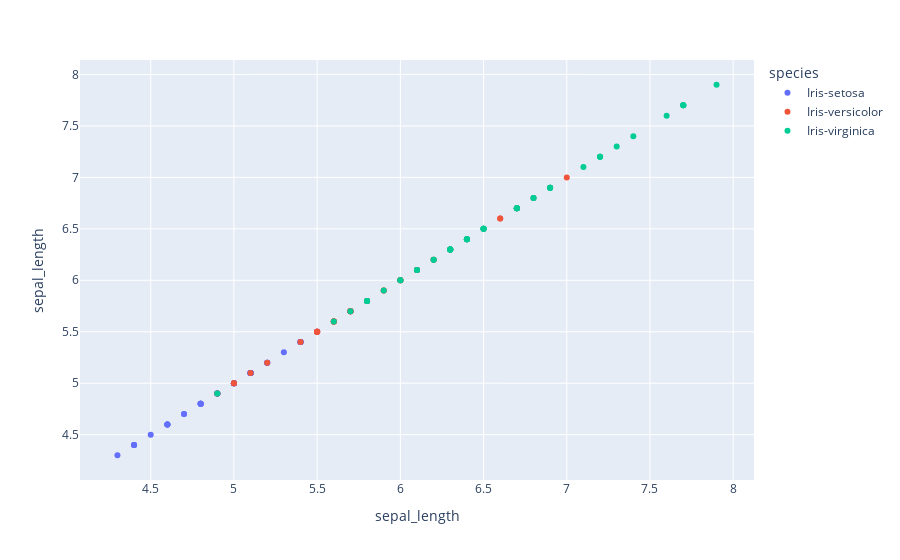
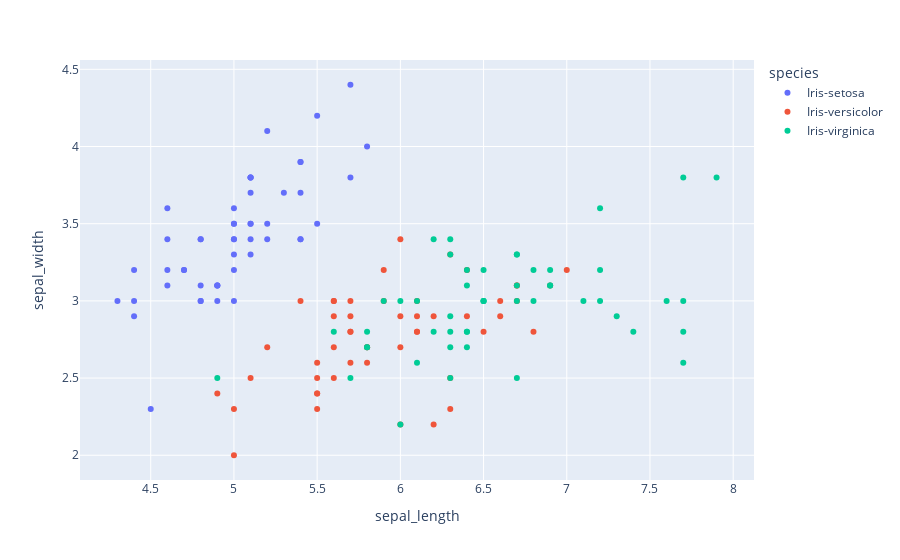
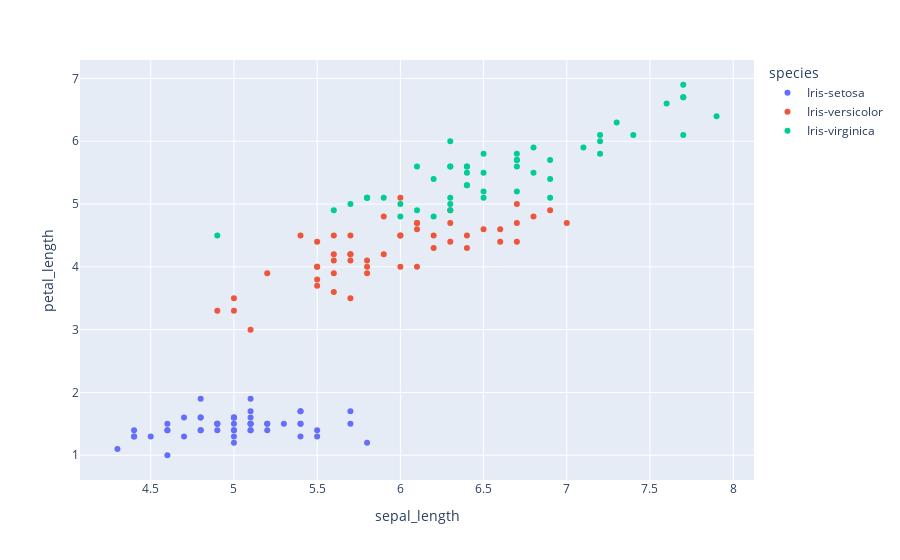
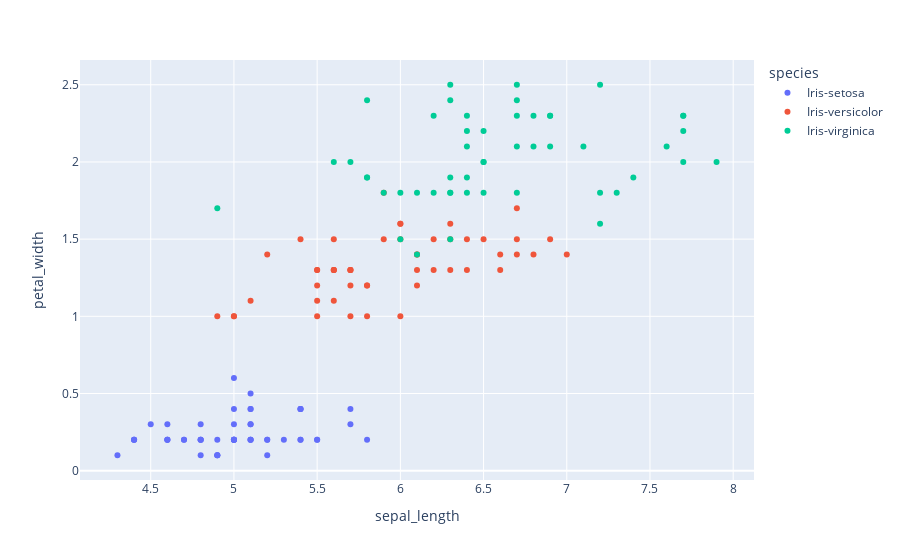

Write notebook code for charts like these, in order.
### Markdown cell above
## Here we Used scatter plot via plotly and seaborn to showcase all possible independent variable graph:
### I have just use scatter plot if you want you can use other graph
### I used Plotly because its more readable

### Code cell
def Plots(a,b):
    sns.scatterplot(data=df, x=a, y=b, hue='species')
    plot = px.scatter(df,x=df[a], y=df[b],color=df['species'],)  # Advanced version to represent scatter plot via plotly
    plt.show()
    plot.show()
tuple([Plots(i,j) for i,j in Possible_outcome])

### Figure 1 — Plotly figure (JSON) as saved in the notebook; plotly's stock layout.template omitted (floating-point values rounded to 4 significant figures)
{"data": [{"hovertemplate": "species=Iris-setosa<br>sepal_length=%{y}<extra></extra>", "legendgroup": "Iris-setosa", "marker": {"color": "#636efa", "symbol": "circle"}, "mode": "markers", "name": "Iris-setosa", "orientation": "v", "showlegend": true, "type": "scatter", "x": [5.1, 4.9, 4.7, 4.6, 5, 5.4, 4.6, 5, 4.4, 4.9, 5.4, 4.8, 4.8, 4.3, 5.8, 5.7, 5.4, 5.1, 5.7, 5.1, 5.4, 5.1, 4.6, 5.1, 4.8, 5, 5, 5.2, 5.2, 4.7, 4.8, 5.4, 5.2, 5.5, 4.9, 5, 5.5, 4.9, 4.4, 5.1, 5, 4.5, 4.4, 5, 5.1, 4.8, 5.1, 4.6, 5.3, 5], "xaxis": "x", "y": [5.1, 4.9, 4.7, 4.6, 5, 5.4, 4.6, 5, 4.4, 4.9, 5.4, 4.8, 4.8, 4.3, 5.8, 5.7, 5.4, 5.1, 5.7, 5.1, 5.4, 5.1, 4.6, 5.1, 4.8, 5, 5, 5.2, 5.2, 4.7, 4.8, 5.4, 5.2, 5.5, 4.9, 5, 5.5, 4.9, 4.4, 5.1, 5, 4.5, 4.4, 5, 5.1, 4.8, 5.1, 4.6, 5.3, 5], "yaxis": "y"}, {"hovertemplate": "species=Iris-versicolor<br>sepal_length=%{y}<extra></extra>", "legendgroup": "Iris-versicolor", "marker": {"color": "#EF553B", "symbol": "circle"}, "mode": "markers", "name": "Iris-versicolor", "orientation": "v", "showlegend": true, "type": "scatter", "x": [7, 6.4, 6.9, 5.5, 6.5, 5.7, 6.3, 4.9, 6.6, 5.2, 5, 5.9, 6, 6.1, 5.6, 6.7, 5.6, 5.8, 6.2, 5.6, 5.9, 6.1, 6.3, 6.1, 6.4, 6.6, 6.8, 6.7, 6, 5.7, 5.5, 5.5, 5.8, 6, 5.4, 6, 6.7, 6.3, 5.6, 5.5, 5.5, 6.1, 5.8, 5, 5.6, 5.7, 5.7, 6.2, 5.1, 5.7], "xaxis": "x", "y": [7, 6.4, 6.9, 5.5, 6.5, 5.7, 6.3, 4.9, 6.6, 5.2, 5, 5.9, 6, 6.1, 5.6, 6.7, 5.6, 5.8, 6.2, 5.6, 5.9, 6.1, 6.3, 6.1, 6.4, 6.6, 6.8, 6.7, 6, 5.7, 5.5, 5.5, 5.8, 6, 5.4, 6, 6.7, 6.3, 5.6, 5.5, 5.5, 6.1, 5.8, 5, 5.6, 5.7, 5.7, 6.2, 5.1, 5.7], "yaxis": "y"}, {"hovertemplate": "species=Iris-virginica<br>sepal_length=%{y}<extra></extra>", "legendgroup": "Iris-virginica", "marker": {"color": "#00cc96", "symbol": "circle"}, "mode": "markers", "name": "Iris-virginica", "orientation": "v", "showlegend": true, "type": "scatter", "x": [6.3, 5.8, 7.1, 6.3, 6.5, 7.6, 4.9, 7.3, 6.7, 7.2, 6.5, 6.4, 6.8, 5.7, 5.8, 6.4, 6.5, 7.7, 7.7, 6, 6.9, 5.6, 7.7, 6.3, 6.7, 7.2, 6.2, 6.1, 6.4, 7.2, 7.4, 7.9, 6.4, 6.3, 6.1, 7.7, 6.3, 6.4, 6, 6.9, 6.7, 6.9, 5.8, 6.8, 6.7, 6.7, 6.3, 6.5, 6.2, 5.9], "xaxis": "x", "y": [6.3, 5.8, 7.1, 6.3, 6.5, 7.6, 4.9, 7.3, 6.7, 7.2, 6.5, 6.4, 6.8, 5.7, 5.8, 6.4, 6.5, 7.7, 7.7, 6, 6.9, 5.6, 7.7, 6.3, 6.7, 7.2, 6.2, 6.1, 6.4, 7.2, 7.4, 7.9, 6.4, 6.3, 6.1, 7.7, 6.3, 6.4, 6, 6.9, 6.7, 6.9, 5.8, 6.8, 6.7, 6.7, 6.3, 6.5, 6.2, 5.9], "yaxis": "y"}], "layout": {"autosize": true, "legend": {"title": {"text": "species"}, "tracegroupgap": 0}, "margin": {"t": 60}, "xaxis": {"anchor": "y", "autorange": true, "domain": [0, 1], "range": [4.085, 8.115], "title": {"text": "sepal_length"}, "type": "linear"}, "yaxis": {"anchor": "x", "autorange": true, "domain": [0, 1], "range": [4.021, 8.179], "title": {"text": "sepal_length"}, "type": "linear"}}}

### Figure 2 — Plotly figure (JSON) as saved in the notebook; plotly's stock layout.template omitted (floating-point values rounded to 4 significant figures)
{"data": [{"hovertemplate": "species=Iris-setosa<br>sepal_length=%{x}<br>sepal_width=%{y}<extra></extra>", "legendgroup": "Iris-setosa", "marker": {"color": "#636efa", "symbol": "circle"}, "mode": "markers", "name": "Iris-setosa", "orientation": "v", "showlegend": true, "type": "scatter", "x": [5.1, 4.9, 4.7, 4.6, 5, 5.4, 4.6, 5, 4.4, 4.9, 5.4, 4.8, 4.8, 4.3, 5.8, 5.7, 5.4, 5.1, 5.7, 5.1, 5.4, 5.1, 4.6, 5.1, 4.8, 5, 5, 5.2, 5.2, 4.7, 4.8, 5.4, 5.2, 5.5, 4.9, 5, 5.5, 4.9, 4.4, 5.1, 5, 4.5, 4.4, 5, 5.1, 4.8, 5.1, 4.6, 5.3, 5], "xaxis": "x", "y": [3.5, 3, 3.2, 3.1, 3.6, 3.9, 3.4, 3.4, 2.9, 3.1, 3.7, 3.4, 3, 3, 4, 4.4, 3.9, 3.5, 3.8, 3.8, 3.4, 3.7, 3.6, 3.3, 3.4, 3, 3.4, 3.5, 3.4, 3.2, 3.1, 3.4, 4.1, 4.2, 3.1, 3.2, 3.5, 3.1, 3, 3.4, 3.5, 2.3, 3.2, 3.5, 3.8, 3, 3.8, 3.2, 3.7, 3.3], "yaxis": "y"}, {"hovertemplate": "species=Iris-versicolor<br>sepal_length=%{x}<br>sepal_width=%{y}<extra></extra>", "legendgroup": "Iris-versicolor", "marker": {"color": "#EF553B", "symbol": "circle"}, "mode": "markers", "name": "Iris-versicolor", "orientation": "v", "showlegend": true, "type": "scatter", "x": [7, 6.4, 6.9, 5.5, 6.5, 5.7, 6.3, 4.9, 6.6, 5.2, 5, 5.9, 6, 6.1, 5.6, 6.7, 5.6, 5.8, 6.2, 5.6, 5.9, 6.1, 6.3, 6.1, 6.4, 6.6, 6.8, 6.7, 6, 5.7, 5.5, 5.5, 5.8, 6, 5.4, 6, 6.7, 6.3, 5.6, 5.5, 5.5, 6.1, 5.8, 5, 5.6, 5.7, 5.7, 6.2, 5.1, 5.7], "xaxis": "x", "y": [3.2, 3.2, 3.1, 2.3, 2.8, 2.8, 3.3, 2.4, 2.9, 2.7, 2, 3, 2.2, 2.9, 2.9, 3.1, 3, 2.7, 2.2, 2.5, 3.2, 2.8, 2.5, 2.8, 2.9, 3, 2.8, 3, 2.9, 2.6, 2.4, 2.4, 2.7, 2.7, 3, 3.4, 3.1, 2.3, 3, 2.5, 2.6, 3, 2.6, 2.3, 2.7, 3, 2.9, 2.9, 2.5, 2.8], "yaxis": "y"}, {"hovertemplate": "species=Iris-virginica<br>sepal_length=%{x}<br>sepal_width=%{y}<extra></extra>", "legendgroup": "Iris-virginica", "marker": {"color": "#00cc96", "symbol": "circle"}, "mode": "markers", "name": "Iris-virginica", "orientation": "v", "showlegend": true, "type": "scatter", "x": [6.3, 5.8, 7.1, 6.3, 6.5, 7.6, 4.9, 7.3, 6.7, 7.2, 6.5, 6.4, 6.8, 5.7, 5.8, 6.4, 6.5, 7.7, 7.7, 6, 6.9, 5.6, 7.7, 6.3, 6.7, 7.2, 6.2, 6.1, 6.4, 7.2, 7.4, 7.9, 6.4, 6.3, 6.1, 7.7, 6.3, 6.4, 6, 6.9, 6.7, 6.9, 5.8, 6.8, 6.7, 6.7, 6.3, 6.5, 6.2, 5.9], "xaxis": "x", "y": [3.3, 2.7, 3, 2.9, 3, 3, 2.5, 2.9, 2.5, 3.6, 3.2, 2.7, 3, 2.5, 2.8, 3.2, 3, 3.8, 2.6, 2.2, 3.2, 2.8, 2.8, 2.7, 3.3, 3.2, 2.8, 3, 2.8, 3, 2.8, 3.8, 2.8, 2.8, 2.6, 3, 3.4, 3.1, 3, 3.1, 3.1, 3.1, 2.7, 3.2, 3.3, 3, 2.5, 3, 3.4, 3], "yaxis": "y"}], "layout": {"autosize": true, "legend": {"title": {"text": "species"}, "tracegroupgap": 0}, "margin": {"t": 60}, "xaxis": {"anchor": "y", "autorange": true, "domain": [0, 1], "range": [4.085, 8.115], "title": {"text": "sepal_length"}, "type": "linear"}, "yaxis": {"anchor": "x", "autorange": true, "domain": [0, 1], "range": [1.814, 4.586], "title": {"text": "sepal_width"}, "type": "linear"}}}

### Figure 3 — Plotly figure (JSON) as saved in the notebook; plotly's stock layout.template omitted (floating-point values rounded to 4 significant figures)
{"data": [{"hovertemplate": "species=Iris-setosa<br>sepal_length=%{x}<br>petal_length=%{y}<extra></extra>", "legendgroup": "Iris-setosa", "marker": {"color": "#636efa", "symbol": "circle"}, "mode": "markers", "name": "Iris-setosa", "orientation": "v", "showlegend": true, "type": "scatter", "x": [5.1, 4.9, 4.7, 4.6, 5, 5.4, 4.6, 5, 4.4, 4.9, 5.4, 4.8, 4.8, 4.3, 5.8, 5.7, 5.4, 5.1, 5.7, 5.1, 5.4, 5.1, 4.6, 5.1, 4.8, 5, 5, 5.2, 5.2, 4.7, 4.8, 5.4, 5.2, 5.5, 4.9, 5, 5.5, 4.9, 4.4, 5.1, 5, 4.5, 4.4, 5, 5.1, 4.8, 5.1, 4.6, 5.3, 5], "xaxis": "x", "y": [1.4, 1.4, 1.3, 1.5, 1.4, 1.7, 1.4, 1.5, 1.4, 1.5, 1.5, 1.6, 1.4, 1.1, 1.2, 1.5, 1.3, 1.4, 1.7, 1.5, 1.7, 1.5, 1, 1.7, 1.9, 1.6, 1.6, 1.5, 1.4, 1.6, 1.6, 1.5, 1.5, 1.4, 1.5, 1.2, 1.3, 1.5, 1.3, 1.5, 1.3, 1.3, 1.3, 1.6, 1.9, 1.4, 1.6, 1.4, 1.5, 1.4], "yaxis": "y"}, {"hovertemplate": "species=Iris-versicolor<br>sepal_length=%{x}<br>petal_length=%{y}<extra></extra>", "legendgroup": "Iris-versicolor", "marker": {"color": "#EF553B", "symbol": "circle"}, "mode": "markers", "name": "Iris-versicolor", "orientation": "v", "showlegend": true, "type": "scatter", "x": [7, 6.4, 6.9, 5.5, 6.5, 5.7, 6.3, 4.9, 6.6, 5.2, 5, 5.9, 6, 6.1, 5.6, 6.7, 5.6, 5.8, 6.2, 5.6, 5.9, 6.1, 6.3, 6.1, 6.4, 6.6, 6.8, 6.7, 6, 5.7, 5.5, 5.5, 5.8, 6, 5.4, 6, 6.7, 6.3, 5.6, 5.5, 5.5, 6.1, 5.8, 5, 5.6, 5.7, 5.7, 6.2, 5.1, 5.7], "xaxis": "x", "y": [4.7, 4.5, 4.9, 4, 4.6, 4.5, 4.7, 3.3, 4.6, 3.9, 3.5, 4.2, 4, 4.7, 3.6, 4.4, 4.5, 4.1, 4.5, 3.9, 4.8, 4, 4.9, 4.7, 4.3, 4.4, 4.8, 5, 4.5, 3.5, 3.8, 3.7, 3.9, 5.1, 4.5, 4.5, 4.7, 4.4, 4.1, 4, 4.4, 4.6, 4, 3.3, 4.2, 4.2, 4.2, 4.3, 3, 4.1], "yaxis": "y"}, {"hovertemplate": "species=Iris-virginica<br>sepal_length=%{x}<br>petal_length=%{y}<extra></extra>", "legendgroup": "Iris-virginica", "marker": {"color": "#00cc96", "symbol": "circle"}, "mode": "markers", "name": "Iris-virginica", "orientation": "v", "showlegend": true, "type": "scatter", "x": [6.3, 5.8, 7.1, 6.3, 6.5, 7.6, 4.9, 7.3, 6.7, 7.2, 6.5, 6.4, 6.8, 5.7, 5.8, 6.4, 6.5, 7.7, 7.7, 6, 6.9, 5.6, 7.7, 6.3, 6.7, 7.2, 6.2, 6.1, 6.4, 7.2, 7.4, 7.9, 6.4, 6.3, 6.1, 7.7, 6.3, 6.4, 6, 6.9, 6.7, 6.9, 5.8, 6.8, 6.7, 6.7, 6.3, 6.5, 6.2, 5.9], "xaxis": "x", "y": [6, 5.1, 5.9, 5.6, 5.8, 6.6, 4.5, 6.3, 5.8, 6.1, 5.1, 5.3, 5.5, 5, 5.1, 5.3, 5.5, 6.7, 6.9, 5, 5.7, 4.9, 6.7, 4.9, 5.7, 6, 4.8, 4.9, 5.6, 5.8, 6.1, 6.4, 5.6, 5.1, 5.6, 6.1, 5.6, 5.5, 4.8, 5.4, 5.6, 5.1, 5.1, 5.9, 5.7, 5.2, 5, 5.2, 5.4, 5.1], "yaxis": "y"}], "layout": {"autosize": true, "legend": {"title": {"text": "species"}, "tracegroupgap": 0}, "margin": {"t": 60}, "xaxis": {"anchor": "y", "autorange": true, "domain": [0, 1], "range": [4.085, 8.115], "title": {"text": "sepal_length"}, "type": "linear"}, "yaxis": {"anchor": "x", "autorange": true, "domain": [0, 1], "range": [0.5432, 7.357], "title": {"text": "petal_length"}, "type": "linear"}}}

### Figure 4 — Plotly figure (JSON) as saved in the notebook; plotly's stock layout.template omitted (floating-point values rounded to 4 significant figures)
{"data": [{"hovertemplate": "species=Iris-setosa<br>sepal_length=%{x}<br>petal_width=%{y}<extra></extra>", "legendgroup": "Iris-setosa", "marker": {"color": "#636efa", "symbol": "circle"}, "mode": "markers", "name": "Iris-setosa", "orientation": "v", "showlegend": true, "type": "scatter", "x": [5.1, 4.9, 4.7, 4.6, 5, 5.4, 4.6, 5, 4.4, 4.9, 5.4, 4.8, 4.8, 4.3, 5.8, 5.7, 5.4, 5.1, 5.7, 5.1, 5.4, 5.1, 4.6, 5.1, 4.8, 5, 5, 5.2, 5.2, 4.7, 4.8, 5.4, 5.2, 5.5, 4.9, 5, 5.5, 4.9, 4.4, 5.1, 5, 4.5, 4.4, 5, 5.1, 4.8, 5.1, 4.6, 5.3, 5], "xaxis": "x", "y": [0.2, 0.2, 0.2, 0.2, 0.2, 0.4, 0.3, 0.2, 0.2, 0.1, 0.2, 0.2, 0.1, 0.1, 0.2, 0.4, 0.4, 0.3, 0.3, 0.3, 0.2, 0.4, 0.2, 0.5, 0.2, 0.2, 0.4, 0.2, 0.2, 0.2, 0.2, 0.4, 0.1, 0.2, 0.1, 0.2, 0.2, 0.1, 0.2, 0.2, 0.3, 0.3, 0.2, 0.6, 0.4, 0.3, 0.2, 0.2, 0.2, 0.2], "yaxis": "y"}, {"hovertemplate": "species=Iris-versicolor<br>sepal_length=%{x}<br>petal_width=%{y}<extra></extra>", "legendgroup": "Iris-versicolor", "marker": {"color": "#EF553B", "symbol": "circle"}, "mode": "markers", "name": "Iris-versicolor", "orientation": "v", "showlegend": true, "type": "scatter", "x": [7, 6.4, 6.9, 5.5, 6.5, 5.7, 6.3, 4.9, 6.6, 5.2, 5, 5.9, 6, 6.1, 5.6, 6.7, 5.6, 5.8, 6.2, 5.6, 5.9, 6.1, 6.3, 6.1, 6.4, 6.6, 6.8, 6.7, 6, 5.7, 5.5, 5.5, 5.8, 6, 5.4, 6, 6.7, 6.3, 5.6, 5.5, 5.5, 6.1, 5.8, 5, 5.6, 5.7, 5.7, 6.2, 5.1, 5.7], "xaxis": "x", "y": [1.4, 1.5, 1.5, 1.3, 1.5, 1.3, 1.6, 1, 1.3, 1.4, 1, 1.5, 1, 1.4, 1.3, 1.4, 1.5, 1, 1.5, 1.1, 1.8, 1.3, 1.5, 1.2, 1.3, 1.4, 1.4, 1.7, 1.5, 1, 1.1, 1, 1.2, 1.6, 1.5, 1.6, 1.5, 1.3, 1.3, 1.3, 1.2, 1.4, 1.2, 1, 1.3, 1.2, 1.3, 1.3, 1.1, 1.3], "yaxis": "y"}, {"hovertemplate": "species=Iris-virginica<br>sepal_length=%{x}<br>petal_width=%{y}<extra></extra>", "legendgroup": "Iris-virginica", "marker": {"color": "#00cc96", "symbol": "circle"}, "mode": "markers", "name": "Iris-virginica", "orientation": "v", "showlegend": true, "type": "scatter", "x": [6.3, 5.8, 7.1, 6.3, 6.5, 7.6, 4.9, 7.3, 6.7, 7.2, 6.5, 6.4, 6.8, 5.7, 5.8, 6.4, 6.5, 7.7, 7.7, 6, 6.9, 5.6, 7.7, 6.3, 6.7, 7.2, 6.2, 6.1, 6.4, 7.2, 7.4, 7.9, 6.4, 6.3, 6.1, 7.7, 6.3, 6.4, 6, 6.9, 6.7, 6.9, 5.8, 6.8, 6.7, 6.7, 6.3, 6.5, 6.2, 5.9], "xaxis": "x", "y": [2.5, 1.9, 2.1, 1.8, 2.2, 2.1, 1.7, 1.8, 1.8, 2.5, 2, 1.9, 2.1, 2, 2.4, 2.3, 1.8, 2.2, 2.3, 1.5, 2.3, 2, 2, 1.8, 2.1, 1.8, 1.8, 1.8, 2.1, 1.6, 1.9, 2, 2.2, 1.5, 1.4, 2.3, 2.4, 1.8, 1.8, 2.1, 2.4, 2.3, 1.9, 2.3, 2.5, 2.3, 1.9, 2, 2.3, 1.8], "yaxis": "y"}], "layout": {"autosize": true, "legend": {"title": {"text": "species"}, "tracegroupgap": 0}, "margin": {"t": 60}, "xaxis": {"anchor": "y", "autorange": true, "domain": [0, 1], "range": [4.085, 8.115], "title": {"text": "sepal_length"}, "type": "linear"}, "yaxis": {"anchor": "x", "autorange": true, "domain": [0, 1], "range": [-0.08583, 2.686], "title": {"text": "petal_width"}, "type": "linear"}}}
